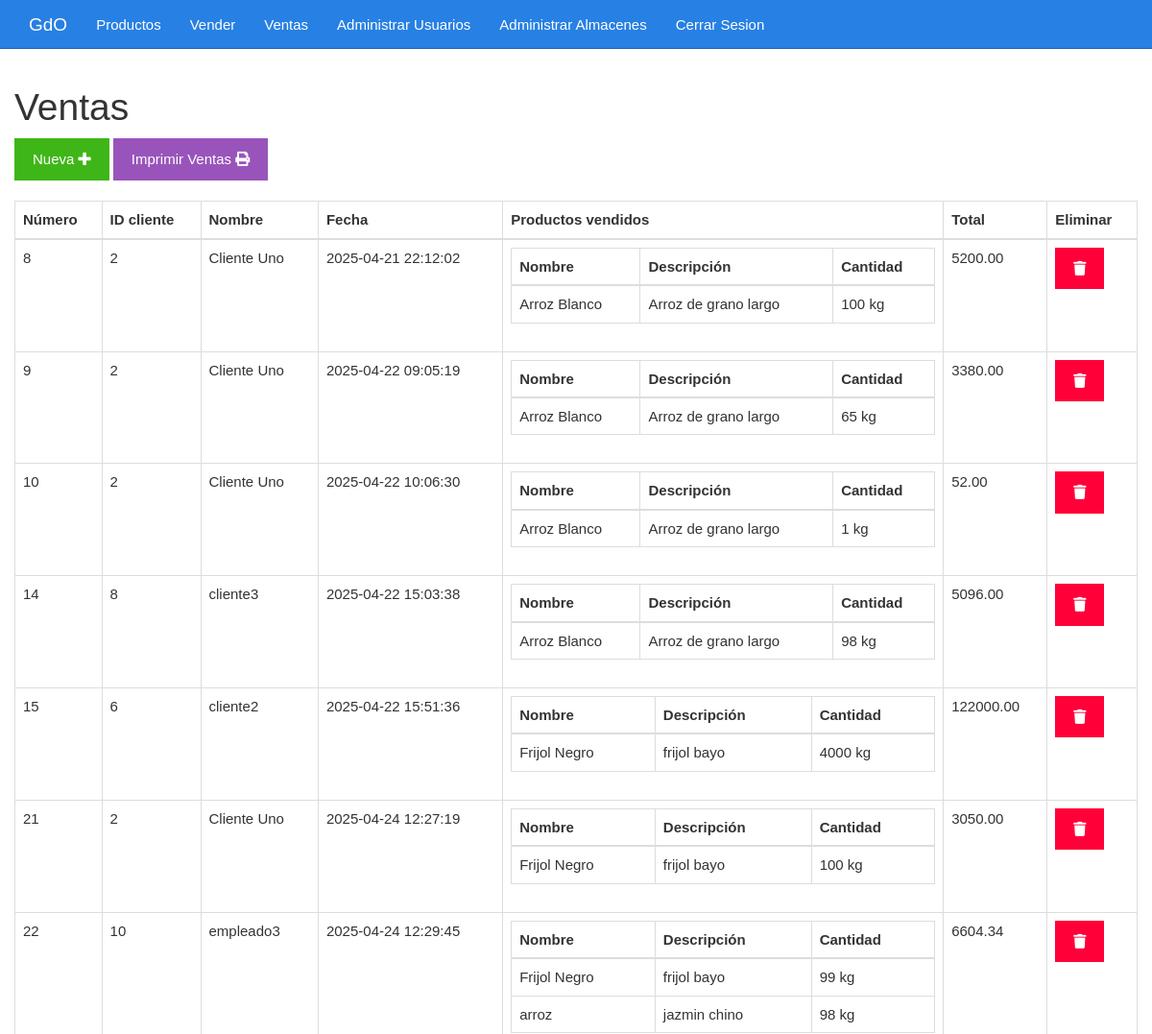
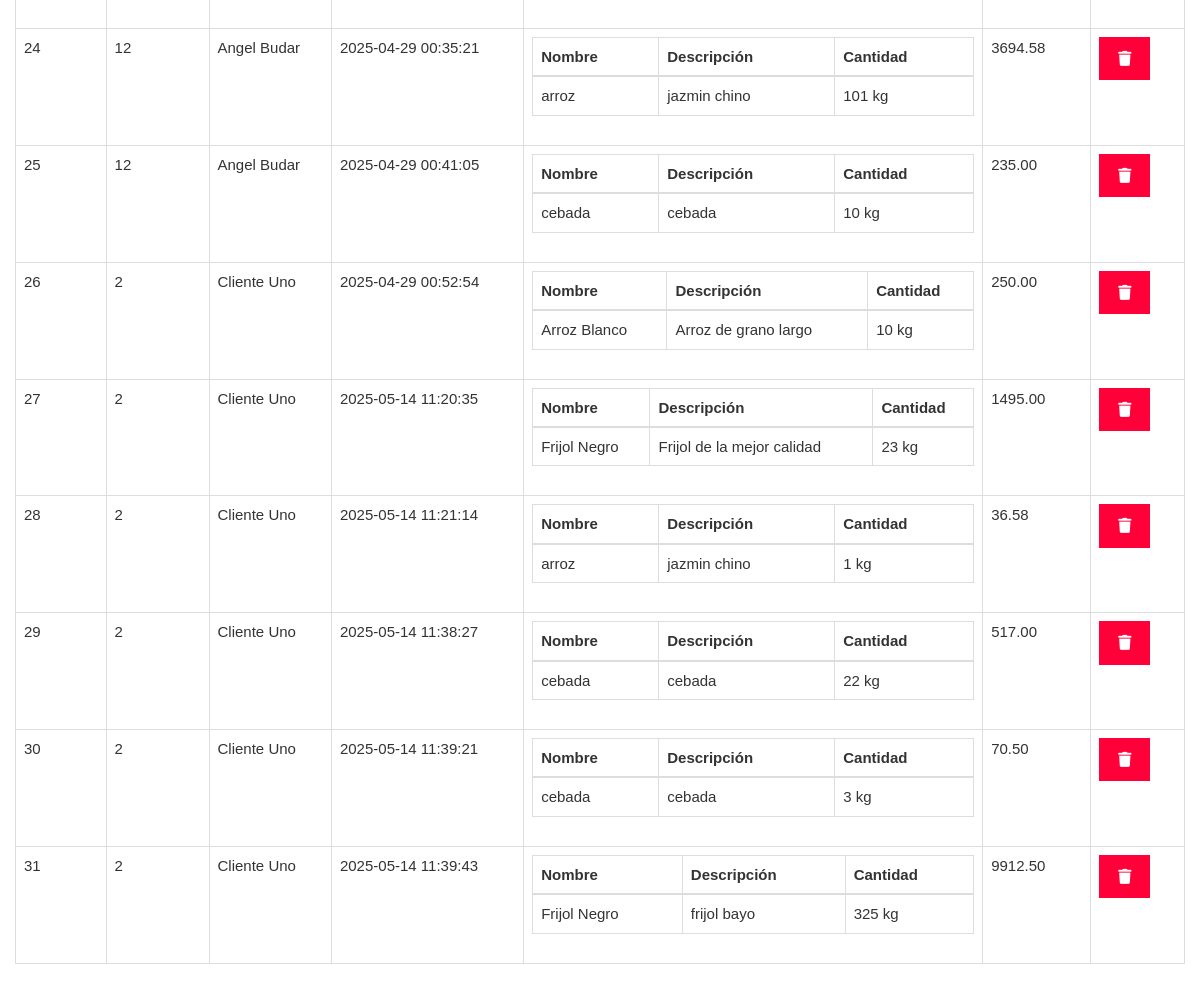
/admin/ventas.php, run on the app's committed database (2 pictures, top to bottom).
### tables this page shows
CREATE TABLE `ventas` (
  `id` int NOT NULL,
  `cliente_id` int NOT NULL,
  `empleado_id` int DEFAULT NULL,
  `fecha_venta` timestamp NULL DEFAULT CURRENT_TIMESTAMP,
  `total` decimal(10,2) NOT NULL
);

CREATE TABLE `clientes` (
  `id` int NOT NULL,
  `direccion` varchar(255) DEFAULT NULL,
  `telefono` varchar(20) DEFAULT NULL
);

CREATE TABLE `usuarios` (
  `id` int NOT NULL,
  `nombre` varchar(255) NOT NULL,
  `email` varchar(255) NOT NULL,
  `password` varchar(255) NOT NULL,
  `rol` enum('admin','cliente','empleado') NOT NULL
);

### admin/ventas.php (the view, shortened to what this page needs)
<?php include_once "./diseño/encabezado.php" ?>
<?php
include_once "../base/conexion.php";
$sentencia = $conexion->query("SELECT ventas.total, ventas.fecha_venta, ventas.id, ventas.cliente_id, GROUP_CONCAT( productos.nombre, '..',   productos.descripcion,'..', productos.unidad_medida, '..', productos_vendidos.cantidad SEPARATOR '__') AS productos FROM ventas INNER JOIN productos_vendidos ON productos_vendidos.id_venta = ventas.id INNER JOIN productos ON productos.id = productos_vendidos.id_producto GROUP BY ventas.id ORDER BY ventas.id;");
$ventas = $sentencia->fetchAll(PDO::FETCH_OBJ);
?>
<!DOCTYPE html>
<html lang="es">
<head>
	<link rel="stylesheet" href="./diseño/css/estilo.css">
</head>
<body>
	<div class="col-xs-12">
		<h1>Ventas</h1>
		<div class="no-imprimir">
			<a class="btn btn-success" href="./vender.php">Nueva <i class="fa fa-plus"></i></a>
			<button class="btn btn-info" onclick="imprimirVentas()">Imprimir Ventas <i class="fa fa-print"></i></button>
		</div>
		<br>
		<div class="imprimir-area">
			<table class="table table-bordered">
				<thead>
					<tr>
						<th>Número</th>
						<th>ID cliente</th>
						<th>Nombre</th>
						<th>Fecha</th>
						<th>Productos vendidos</th>
						<th>Total</th>
						<th class="no-imprimir">Eliminar</th>
					</tr>
				</thead>
				<tbody>
					<?php foreach ($ventas as $venta) { ?>
						<tr>
							<td><?php echo $venta->id ?></td>
							<td>
								<?php
								$sentenciaCliente = $conexion->prepare("SELECT * FROM clientes WHERE id = ?;");
								$sentenciaCliente->execute([$venta->cliente_id]);
								$cliente = $sentenciaCliente->fetch(PDO::FETCH_OBJ);
								echo $cliente->id;
								?>
							</td>
							<td>
								<?php
								$sentenciaCliente = $conexion->prepare("SELECT nombre FROM usuarios WHERE id = ?;");
								$sentenciaCliente->execute([$venta->cliente_id]);
								$cliente = $sentenciaCliente->fetch(PDO::FETCH_OBJ);
								echo $cliente->nombre;
								?>
							</td>
							<td><?php echo $venta->fecha_venta ?></td>
							<td>
								<table class="table table-bordered">
									<thead>
										<tr>
											<th>Nombre</th>
											<th>Descripción</th>
											<th>Cantidad</th>
										</tr>
									</thead>
									<tbody>
										<?php foreach (explode("__", $venta->productos) as $productosConcatenados) {
											$producto = explode("..", $productosConcatenados)
										?>
											<tr>
												<td><?php echo $producto[0] ?></td>
												<td><?php echo $producto[1] ?></td>
												<td><?php echo $producto[3] . ' ' . $producto[2] ?></td>
											</tr>
										<?php } ?>
									</tbody>
								</table>
							</td>
							<td><?php echo $venta->total ?></td>
							<td class="no-imprimir"><a class="btn btn-danger" href="<?php echo "eliminarVenta.php?id=" . $venta->id ?>"><i class="fa fa-trash"></i></a></td>
						</tr>
					<?php } ?>
				</tbody>
			</table>
		</div>
	</div>
</body>
</html>
<?php include_once "./diseño/pie.php" ?>

### admin/diseño/css/estilo.css (style rules this page uses)
body { padding-top: 70px; }

### data on the page
ventas: id "8", cliente "2", usuarios.nombre "Cliente Uno", fecha_venta "2025-04-21 22:12:02", producto "Arroz Blanco", producto "Arroz de grano largo", producto "100", producto "kg", total "5200.00"
ventas: id "9", cliente "2", usuarios.nombre "Cliente Uno", fecha_venta "2025-04-22 09:05:19", producto "Arroz Blanco", producto "Arroz de grano largo", producto "65", producto "kg", total "3380.00"
ventas: id "10", cliente "2", usuarios.nombre "Cliente Uno", fecha_venta "2025-04-22 10:06:30", producto "Arroz Blanco", producto "Arroz de grano largo", producto "1", producto "kg", total "52.00"
ventas: id "14", cliente "8", usuarios.nombre "cliente3", fecha_venta "2025-04-22 15:03:38", producto "Arroz Blanco", producto "Arroz de grano largo", producto "98", producto "kg", total "5096.00"
ventas: id "15", cliente "6", usuarios.nombre "cliente2", fecha_venta "2025-04-22 15:51:36", producto "Frijol Negro", producto "frijol bayo", producto "4000", producto "kg", total "122000.00"
ventas: id "21", cliente "2", usuarios.nombre "Cliente Uno", fecha_venta "2025-04-24 12:27:19", producto "Frijol Negro", producto "frijol bayo", producto "100", producto "kg", total "3050.00"
ventas: id "22", cliente "10", usuarios.nombre "empleado3", fecha_venta "2025-04-24 12:29:45", producto "Frijol Negro", producto "frijol bayo", producto "99", producto "kg", producto "arroz", producto "jazmin chino", producto "98", total "6604.34"
ventas: id "24", cliente "12", usuarios.nombre "Angel Budar", fecha_venta "2025-04-29 00:35:21", producto "arroz", producto "jazmin chino", producto "101", producto "kg", total "3694.58"
ventas: id "25", cliente "12", usuarios.nombre "Angel Budar", fecha_venta "2025-04-29 00:41:05", producto "cebada", producto "10", producto "kg", total "235.00"
ventas: id "26", cliente "2", usuarios.nombre "Cliente Uno", fecha_venta "2025-04-29 00:52:54", producto "Arroz Blanco", producto "Arroz de grano largo", producto "10", producto "kg", total "250.00"
ventas: id "27", cliente "2", usuarios.nombre "Cliente Uno", fecha_venta "2025-05-14 11:20:35", producto "Frijol Negro", producto "Frijol de la mejor calidad", producto "23", producto "kg", total "1495.00"
ventas: id "28", cliente "2", usuarios.nombre "Cliente Uno", fecha_venta "2025-05-14 11:21:14", producto "arroz", producto "jazmin chino", producto "1", producto "kg", total "36.58"
ventas: id "29", cliente "2", usuarios.nombre "Cliente Uno", fecha_venta "2025-05-14 11:38:27", producto "cebada", producto "22", producto "kg", total "517.00"
ventas: id "30", cliente "2", usuarios.nombre "Cliente Uno", fecha_venta "2025-05-14 11:39:21", producto "cebada", producto "3", producto "kg", total "70.50"
ventas: id "31", cliente "2", usuarios.nombre "Cliente Uno", fecha_venta "2025-05-14 11:39:43", producto "Frijol Negro", producto "frijol bayo", producto "325", producto "kg", total "9912.50"
